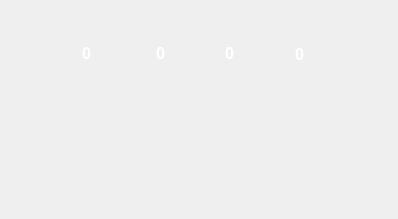
<?xml version="1.0" encoding="UTF-8"?>
<ui version="4.0">
 <class>Inventory</class>
 <widget class="QWidget" name="Inventory">
  <property name="geometry">
   <rect>
    <x>0</x>
    <y>0</y>
    <width>398</width>
    <height>219</height>
   </rect>
  </property>
  <property name="windowTitle">
   <string>Inventory</string>
  </property>
  <widget class="QLabel" name="label">
   <property name="geometry">
    <rect>
     <x>140</x>
     <y>80</y>
     <width>47</width>
     <height>13</height>
    </rect>
   </property>
   <property name="text">
    <string/>
   </property>
   <property name="pixmap">
    <pixmap>inventory.png</pixmap>
   </property>
  </widget>
  <widget class="QLabel" name="label_3">
   <property name="geometry">
    <rect>
     <x>-90</x>
     <y>-60</y>
     <width>581</width>
     <height>371</height>
    </rect>
   </property>
   <property name="text">
    <string/>
   </property>
   <property name="pixmap">
    <pixmap>inventory.png</pixmap>
   </property>
   <property name="scaledContents">
    <bool>true</bool>
   </property>
  </widget>
  <widget class="QLabel" name="label_bluecrayfish">
   <property name="geometry">
    <rect>
     <x>23</x>
     <y>40</y>
     <width>61</width>
     <height>61</height>
    </rect>
   </property>
   <property name="text">
    <string/>
   </property>
   <property name="pixmap">
    <pixmap>Blue_crayfish.png</pixmap>
   </property>
   <property name="scaledContents">
    <bool>true</bool>
   </property>
  </widget>
  <widget class="QLabel" name="label_redcrayfish">
   <property name="geometry">
    <rect>
     <x>100</x>
     <y>40</y>
     <width>61</width>
     <height>61</height>
    </rect>
   </property>
   <property name="text">
    <string/>
   </property>
   <property name="pixmap">
    <pixmap>Red_crayfish.png</pixmap>
   </property>
   <property name="scaledContents">
    <bool>true</bool>
   </property>
  </widget>
  <widget class="QLabel" name="label_feeds">
   <property name="geometry">
    <rect>
     <x>160</x>
     <y>46</y>
     <width>81</width>
     <height>51</height>
    </rect>
   </property>
   <property name="text">
    <string/>
   </property>
   <property name="pixmap">
    <pixmap>feeds.png</pixmap>
   </property>
   <property name="scaledContents">
    <bool>true</bool>
   </property>
  </widget>
  <widget class="QLabel" name="label_5">
   <property name="geometry">
    <rect>
     <x>230</x>
     <y>150</y>
     <width>47</width>
     <height>13</height>
    </rect>
   </property>
   <property name="text">
    <string/>
   </property>
  </widget>
  <widget class="QLabel" name="label_booster">
   <property name="geometry">
    <rect>
     <x>240</x>
     <y>40</y>
     <width>61</width>
     <height>61</height>
    </rect>
   </property>
   <property name="text">
    <string/>
   </property>
   <property name="pixmap">
    <pixmap>boosters.png</pixmap>
   </property>
   <property name="scaledContents">
    <bool>true</bool>
   </property>
  </widget>
  <widget class="QLineEdit" name="lineEdit_blueCray_amount">
   <property name="geometry">
    <rect>
     <x>67</x>
     <y>38</y>
     <width>41</width>
     <height>31</height>
    </rect>
   </property>
   <property name="font">
    <font>
     <pointsize>12</pointsize>
     <weight>75</weight>
     <bold>true</bold>
    </font>
   </property>
   <property name="styleSheet">
    <string notr="true">QLineEdit {
    color: white;
    background: transparent;
    border: none;

}
</string>
   </property>
   <property name="text">
    <string>0</string>
   </property>
   <property name="alignment">
    <set>Qt::AlignCenter</set>
   </property>
  </widget>
  <widget class="QLineEdit" name="lineEdit_redCray_amount">
   <property name="geometry">
    <rect>
     <x>141</x>
     <y>38</y>
     <width>41</width>
     <height>31</height>
    </rect>
   </property>
   <property name="font">
    <font>
     <pointsize>12</pointsize>
     <weight>75</weight>
     <bold>true</bold>
    </font>
   </property>
   <property name="styleSheet">
    <string notr="true">QLineEdit {
    color: white;
    background: transparent;
    border: none;

}
</string>
   </property>
   <property name="text">
    <string>0</string>
   </property>
   <property name="alignment">
    <set>Qt::AlignCenter</set>
   </property>
  </widget>
  <widget class="QLineEdit" name="lineEdit_feed_amount">
   <property name="geometry">
    <rect>
     <x>210</x>
     <y>38</y>
     <width>41</width>
     <height>31</height>
    </rect>
   </property>
   <property name="font">
    <font>
     <pointsize>12</pointsize>
     <weight>75</weight>
     <bold>true</bold>
    </font>
   </property>
   <property name="styleSheet">
    <string notr="true">QLineEdit {
    color: white;
    background: transparent;
    border: none;

}
</string>
   </property>
   <property name="text">
    <string>0</string>
   </property>
   <property name="alignment">
    <set>Qt::AlignCenter</set>
   </property>
  </widget>
  <widget class="QLineEdit" name="lineEdit_booster_amount">
   <property name="geometry">
    <rect>
     <x>280</x>
     <y>39</y>
     <width>41</width>
     <height>31</height>
    </rect>
   </property>
   <property name="font">
    <font>
     <pointsize>12</pointsize>
     <weight>75</weight>
     <bold>true</bold>
    </font>
   </property>
   <property name="styleSheet">
    <string notr="true">QLineEdit {
    color: white;
    background: transparent;
    border: none;

}
</string>
   </property>
   <property name="text">
    <string>0</string>
   </property>
   <property name="alignment">
    <set>Qt::AlignCenter</set>
   </property>
  </widget>
  <zorder>label_3</zorder>
  <zorder>label</zorder>
  <zorder>label_bluecrayfish</zorder>
  <zorder>label_redcrayfish</zorder>
  <zorder>label_feeds</zorder>
  <zorder>label_5</zorder>
  <zorder>label_booster</zorder>
  <zorder>lineEdit_blueCray_amount</zorder>
  <zorder>lineEdit_redCray_amount</zorder>
  <zorder>lineEdit_feed_amount</zorder>
  <zorder>lineEdit_booster_amount</zorder>
 </widget>
 <resources/>
 <connections/>
</ui>
